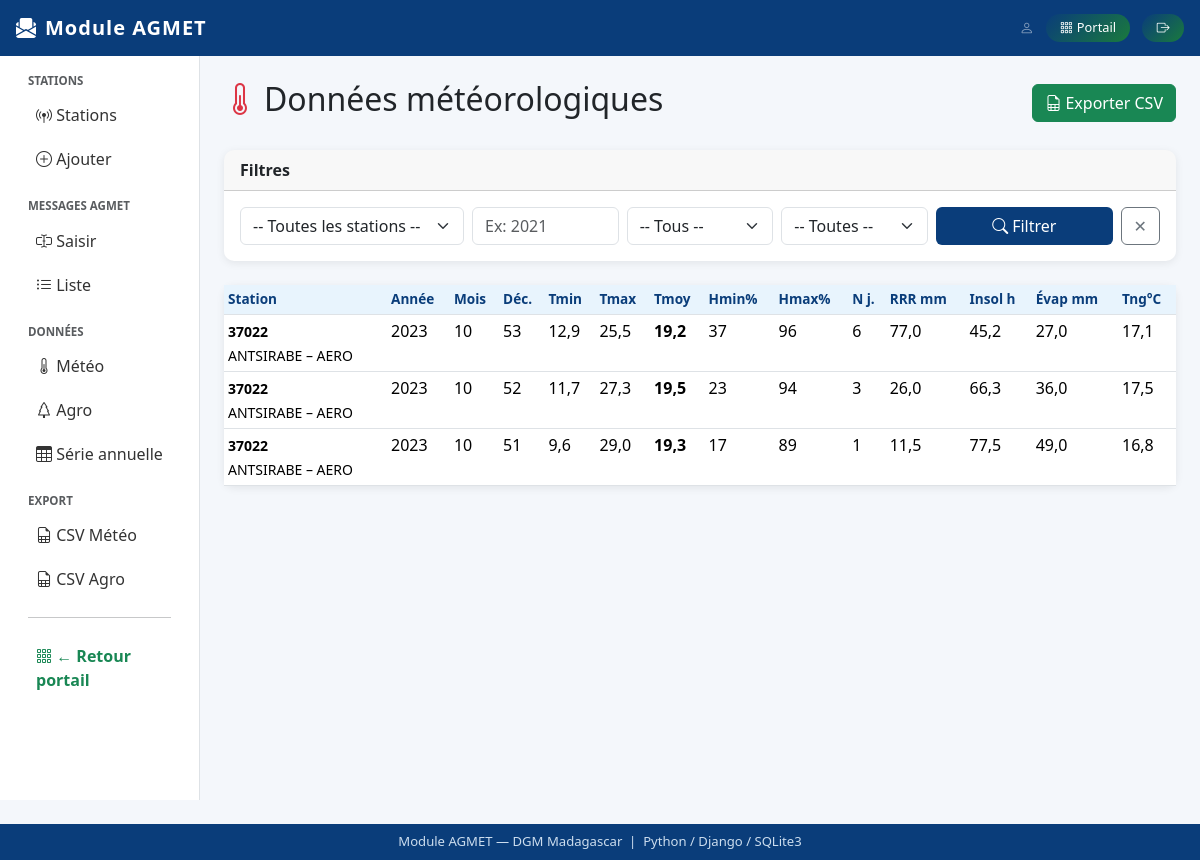
Page /agmet/donnees/meteo/ on the committed database.
### agmet/models.py (models this page shows, shortened)
class DonneesMeteo(models.Model):
    message = models.OneToOneField(
        Message, on_delete=models.CASCADE,
        related_name='donnees_meteo', null=True, blank=True
    )
    identification = models.CharField(max_length=5)
    nom            = models.CharField(max_length=100, blank=True)
    longitude      = models.FloatField(null=True, blank=True)
    latitude       = models.FloatField(null=True, blank=True)
    altitude       = models.FloatField(null=True, blank=True)
    annee          = models.IntegerField()
    mois           = models.CharField(max_length=2)
    decade         = models.CharField(max_length=2)
    fff = models.FloatField(
        null=True, blank=True,
        verbose_name="Vent moyen total (fff)",
        help_text="Force totale du vent moyen sur la décade"
    )
    fdfdfd = models.FloatField(
        null=True, blank=True,
        verbose_name="Vent diurne total (fdfdfd)"
    )
    tn = models.FloatField(
        null=True, blank=True,
        verbose_name="Tmin moyenne décade (°C)"
    )
    tx = models.FloatField(
        null=True, blank=True,
        verbose_name="Tmax moyenne décade (°C)"
    )
    un = models.IntegerField(
        null=True, blank=True,
        verbose_name="Humidité relative min moyenne (%)"
    )
    ux = models.IntegerField(
        null=True, blank=True,
        verbose_name="Humidité relative max moyenne (%)"
    )
    n   = models.IntegerField(null=True, blank=True, verbose_name="Nombre de jours avec pluie")
    rrr = models.FloatField(null=True, blank=True, verbose_name="Précipitation décadaire (mm)")
    id_insol = models.FloatField(
        null=True, blank=True,
        verbose_name="Insolation totale (heures)"
    )
    ev = models.FloatField(
        null=True, blank=True,
        verbose_name="Évaporation totale (mm)"
    )
    tng = models.FloatField(
        null=True, blank=True,
        verbose_name="Tmin sol 10 cm moyenne (°C)"
    )
    erreurs = models.TextField(blank=True, default='', verbose_name="Erreurs détectées")
    class Meta:
        verbose_name = "Données météo"
        verbose_name_plural = "Données météo"
        ordering = ['-annee', '-mois', '-decade']
    @property
    def tm(self):
        if self.tn is not None and self.tx is not None:
            return round((self.tn + self.tx) / 2, 1)
        return None

### agmet/views.py (the view, shortened to what this page needs)
# urls.py: path('donnees/meteo/',               views.donnees_meteo_liste, name='donnees_meteo'),
def donnees_meteo_liste(request):
    form = RechercheForm(request.GET or None)
    qs   = DonneesMeteo.objects.order_by('-annee', '-mois', '-decade')
    return render(request, 'agmet/donnees_meteo_liste.html', {'donnees': qs, 'form': form})

### agmet/forms.py
class RechercheForm(forms.Form):
    MOIS_CHOICES = [('', '-- Tous --')] + [
        (f'{i:02d}', m) for i, m in enumerate(
            ['Janvier','Février','Mars','Avril','Mai','Juin',
             'Juillet','Août','Septembre','Octobre','Novembre','Décembre'], 1
        )
    ]
    DECADE_CHOICES = [
        ('', '-- Toutes --'),
        ('51', '1ère décade'),
        ('52', '2ème décade'),
        ('53', '3ème décade'),
    ]
    station = forms.ModelChoiceField(
        queryset=Station.objects.all(),
        required=False,
        empty_label="-- Toutes les stations --",
        widget=forms.Select(attrs={'class': 'form-select'}),
    )
    annee = forms.IntegerField(
        required=False,
        min_value=1950, max_value=2100,
        widget=forms.NumberInput(attrs={'class': 'form-control', 'placeholder': 'Ex: 2021'}),
    )
    mois = forms.ChoiceField(
        choices=MOIS_CHOICES,
        required=False,
        widget=forms.Select(attrs={'class': 'form-select'}),
    )
    decade = forms.ChoiceField(
        choices=DECADE_CHOICES,
        required=False,
        widget=forms.Select(attrs={'class': 'form-select'}),
    )

### agmet/models.py (called while the page is built)
    def __str__(self):
        return f"{self.identification} – {self.nom}"

### agmet/templates/agmet/donnees_meteo_liste.html (shortened to what this page needs)
{% extends 'agmet/base.html' %}
{% block content %}
<div class="d-flex justify-content-between align-items-center mb-4">
  <h2><i class="bi bi-thermometer-half me-2 text-danger"></i>Données météorologiques</h2>
  <a href="{% url 'export_meteo' %}{% if request.GET %}?{{ request.GET.urlencode }}{% endif %}"
     class="btn btn-success">
    <i class="bi bi-file-earmark-spreadsheet me-1"></i>Exporter CSV
  </a>
</div>
<div class="card mb-4">
  <div class="card-header">Filtres</div>
  <div class="card-body">
    <form method="get">
      <div class="row g-2">
        <div class="col-md-3">{{ form.station }}</div>
        <div class="col-md-2">{{ form.annee }}</div>
        <div class="col-md-2">{{ form.mois }}</div>
        <div class="col-md-2">{{ form.decade }}</div>
        <div class="col-md-3 d-flex gap-2">
          <button class="btn btn-dgm w-100" type="submit"><i class="bi bi-search me-1"></i>Filtrer</button>
          <a href="{% url 'donnees_meteo' %}" class="btn btn-outline-secondary">✕</a>
        </div>
      </div>
    </form>
  </div>
</div>
<div class="card">
  <div class="card-body p-0" style="overflow-x:auto">
    {% if donnees %}
    <table class="table table-sm table-hover mb-0">
      <thead>
        <tr>
          <th>Station</th><th>Année</th><th>Mois</th><th>Déc.</th>
          <th>Tmin</th><th>Tmax</th><th>Tmoy</th>
          <th>Hmin%</th><th>Hmax%</th>
          <th>N j.</th><th>RRR mm</th>
          <th>Insol h</th><th>Évap mm</th><th>Tng°C</th>
        </tr>
      </thead>
      <tbody>
        {% for d in donnees %}
        <tr>
          <td><small><strong>{{ d.identification }}</strong><br>{{ d.nom|truncatechars:20 }}</small></td>
          <td>{{ d.annee }}</td>
          <td>{{ d.mois }}</td>
          <td>{{ d.decade }}</td>
          <td>{{ d.tn|default:"—" }}</td>
          <td>{{ d.tx|default:"—" }}</td>
          <td><strong>{{ d.tm|default:"—" }}</strong></td>
          <td>{{ d.un|default:"—" }}</td>
          <td>{{ d.ux|default:"—" }}</td>
          <td>{{ d.n|default:"—" }}</td>
          <td>{{ d.rrr|default:"—" }}</td>
          <td>{{ d.id_insol|default:"—" }}</td>
          <td>{{ d.ev|default:"—" }}</td>
          <td>{{ d.tng|default:"—" }}</td>
        </tr>
        {% endfor %}
      </tbody>
    </table>
    {% endif %}
  </div>
</div>
{% endblock %}

### agmet/templates/agmet/base.html (style rules this page uses)
:root { --dgm-bleu:#0a3d7a; --dgm-ciel:#e8f4fd; }
body { background:#f4f7fb; font-family:'Segoe UI',sans-serif; }
.card { border:none; box-shadow:0 2px 8px rgba(0,0,0,.08); border-radius:10px; }
.card-header { border-radius:10px 10px 0 0 !important; font-weight:600; }
.table th { background:var(--dgm-ciel); color:var(--dgm-bleu); font-size:.85rem; }
.btn-dgm { background:var(--dgm-bleu); color:#fff; }

### rows in the picture
DonneesMeteo: identification "37022", nom "ANTSIRABE – AERO", annee "2023", mois "10", decade "53", tn "12,9", tx "25,5", tm "19,2", un "37", ux "96", n "6", rrr "77,0", id_insol "45,2", ev "27,0", tng "17,1"
DonneesMeteo: identification "37022", nom "ANTSIRABE – AERO", annee "2023", mois "10", decade "52", tn "11,7", tx "27,3", tm "19,5", un "23", ux "94", n "3", rrr "26,0", id_insol "66,3", ev "36,0", tng "17,5"
DonneesMeteo: identification "37022", nom "ANTSIRABE – AERO", annee "2023", mois "10", decade "51", tn "9,6", tx "29,0", tm "19,3", un "17", ux "89", n "1", rrr "11,5", id_insol "77,5", ev "49,0", tng "16,8"
